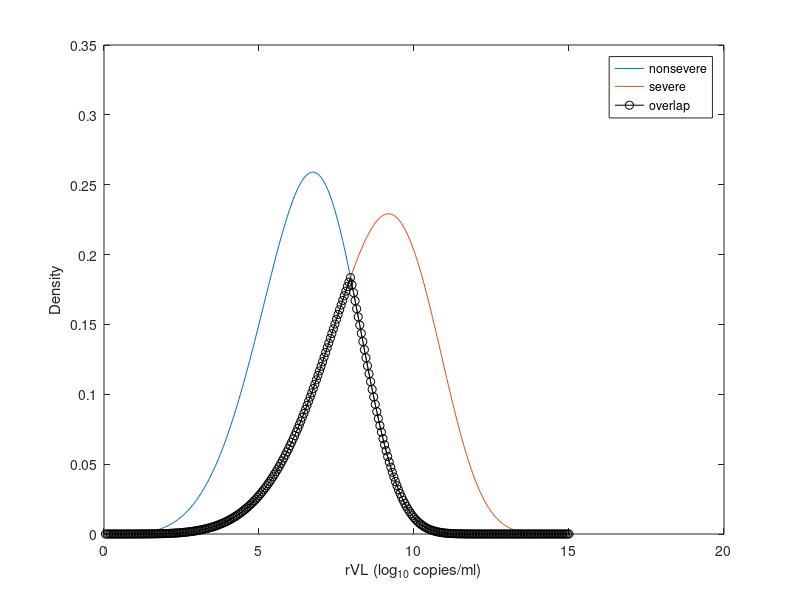

MATLAB code for this plot:
%This script determines the overlap in the area under the curve (AUC) for
%Weibull distributions (from 1st to 99th case percentiles) for URT and LRT
%shedding.

%This is estimates how accurate URT and LRT rVL may potentially be as a
%prognistic indicator of COVID-19 severity.

clear all
close all
clc 

x = 0:0.05:15; %rVLs from 0 to 15 log10 copies/ml

%Weibull distributions
A_NS = 7.06457; %Scale parameter for nonsevere
B_NS = 4.86281; %Shape parameter for nonsevere
A_S = 9.47998; %Scale parameter for severe
B_S = 5.81418; %Shape parameter for severe

W_NS = (B_NS/A_NS).*( (x/A_NS).^(B_NS-1) ).* ...
    exp(-((x/A_NS).^B_NS)); %Weibull pdf for nonsevere
W_S = (B_S/A_S).*( (x/A_S).^(B_S-1) ).* ...
    exp(-((x/A_S).^B_S)); %Weibull pdf for severe

y_d = [W_S(W_S<W_NS) W_NS(W_NS<W_S)]; %Overlapped portions
AUC_overlap  = trapz(y_d) %AUC of overlapped portions
area_int_NS  = trapz(W_NS) %AUC of nonsevere
area_int_S  = trapz(W_S) %AUC of severe

P_nonoverlap = (area_int_NS + area_int_S - 2*AUC_overlap)/...
    (area_int_NS + area_int_S)*100 %Percentage of distribution where no overlap
P_overlap = AUC_overlap / area_int_NS * 100 %Percentage of distribution overlap

%plots in case you want to visualize
plot(x,W_NS)
hold on
plot(x,W_S)
plot(x(2:length(y_d)+1),y_d,'k-o')
legend('nonsevere','severe','overlap')
xlabel('rVL (log_1_0 copies/ml)')
ylabel('Density')